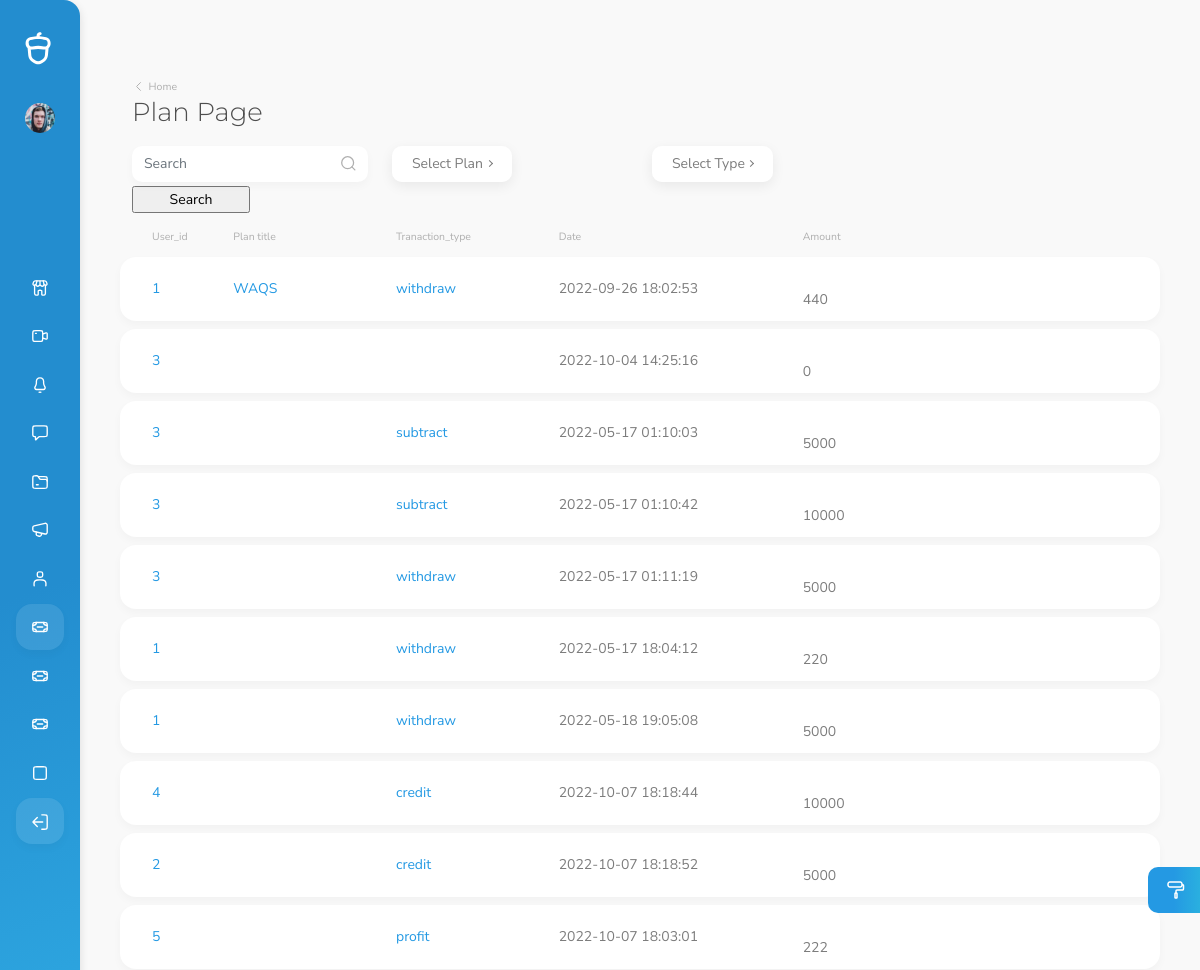
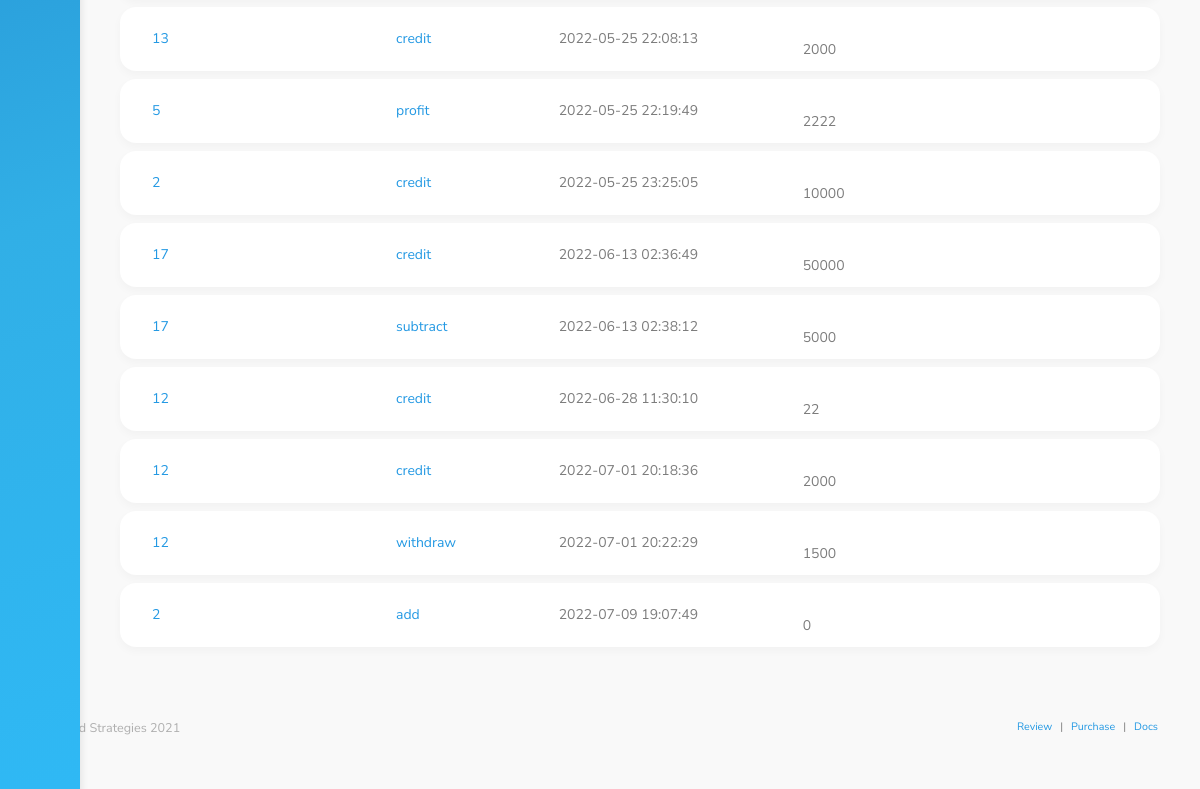
/planpage.php, run on the app's committed database (2 pictures, top to bottom).
### tables this page shows
CREATE TABLE `wallet` (
  `id` int(11) NOT NULL,
  `user_id` int(11) NOT NULL,
  `tranaction_type` enum('add','subtract','withdraw','credit','profit','referal') NOT NULL,
  `time` timestamp NOT NULL DEFAULT current_timestamp() ON UPDATE current_timestamp(),
  `amount` double NOT NULL,
  `image` varchar(250) NOT NULL,
  `status` enum('Pending','Approved','Rejected') NOT NULL,
  `plan_name` varchar(255) DEFAULT NULL
);

### planpage.php (the view, shortened to what this page needs)
<!DOCTYPE html>
<html lang="en" data-footer="true" data-override='{"attributes": {"placement": "vertical", "layout": "boxed" }, "storagePrefix": "ecommerce-platform"}'>
  <head>
  <?php
include 'header.php';
?>
<?php include 'connection.php'; ?>
  </head>
  <body>
    <div id="root">
          <div class="mobile-buttons-container">
            <a href="#" id="mobileMenuButton" class="menu-button">
              <i data-cs-icon="menu"></i>
            </a>
          </div>
        </div>
      <main>
        <div class="container">
        <div class="page-title-container">
            <div class="row g-0">
                <div class="col-auto mb-3 mb-md-0 me-auto">
                    <div class="w-auto sw-md-30">
                        <a href="#" class="muted-link pb-1 d-inline-block breadcrumb-back">
                            <i data-cs-icon="chevron-left" data-cs-size="13"></i>
                            <span class="text-small align-middle">Home</span>
                        </a>
                        <h1 class="mb-0 pb-0 display-4" id="title">Plan Page</h1>
                    </div>
                </div>
                <div
                    class="col-12 col-sm-6 col-md-auto d-flex align-items-end justify-content-end mb-2 mb-sm-0 order-sm-3">
                </div>
            </div>
        </div>
        <div class="row mb-2">
            <div class="col-sm-12 col-md-5 col-lg-3 col-xxl-2 mb-1">
                <div class="d-inline-block float-md-start me-1 mb-1 search-input-container w-100 shadow bg-foreground">
                 <form>
                <input class="form-control" placeholder="Search"/>
                <span class="search-magnifier-icon">
                <i data-cs-icon="search"></i>
                </span>
</form>
                </div>
                <input type="submit" name="filter" class="col-6 btn-" value="Search">
              </div>
              <div class="col-sm-12 col-md-5 col-lg-3 col-xxl-2 mb-1">
                    <div class="dropdown-as-select d-inline-block" data-childSelector="span">
                        <button class="btn p-0 shadow" type="button" data-bs-toggle="dropdown" aria-haspopup="true"
                                aria-expanded="false" data-bs-offset="0,3">
                    <span
                        class="btn btn-foreground-alternate dropdown-toggle"
                        data-bs-toggle="tooltip"
                        data-bs-placement="top"
                        data-bs-delay="0"
                        title="Item Count"
                    >
                    </span>
                        </button>
                    </div>
                        </div>
                        <div class="col-sm-12 col-md-5 col-lg-3 col-xxl-2 mb-1">
                    <div class="dropdown-as-select d-inline-block" data-childSelector="span">
                        <button class="btn p-0 shadow" type="button" data-bs-toggle="dropdown" aria-haspopup="true"
                                aria-expanded="false" data-bs-offset="0,3">
                    <span
                        class="btn btn-foreground-alternate dropdown-toggle"
                        data-bs-toggle="tooltip"
                        data-bs-placement="top"
                        data-bs-delay="0"
                        title="Item Count"
                    >
                    </span>
                        </button>
                    </div>
            </div>
            </div>
        </div>
        <div class="row">
        <?php
                    $sql = "SELECT * FROM wallet";
                    $result = mysqli_query($conn, $sql) or die("Query Un successfully");
                    if(mysqli_num_rows($result) > 0) {
                    ?>
            <div class="col-12 mb-5">
                <div class="card mb-2 bg-transparent no-shadow d-none d-lg-block">
                    <div class="card-body pt-0 pb-0 sh-3">
                        <div class="row g-0 h-100 align-content-center">
                            <div class="col-11 col-lg-1 d-flex align-items-center mb-2 mb-lg-0 text-muted text-small">
                            User_id
                            </div>
                            <div
                                class="col-6 col-lg-2 d-flex align-items-center text-alternate text-medium text-muted text-small">
                                Plan title
                            </div>
                            <div
                                class="col-6 col-lg-2 d-flex align-items-center text-alternate text-medium text-muted text-small">
                                Tranaction_type
                            </div>
                            <div
                                class="col-6 col-lg-3 d-flex align-items-center text-alternate text-medium text-muted text-small">
                                Date
                            </div>
                            <div
                                class="col-6 col-lg-1 d-flex align-items-center text-alternate text-medium text-muted text-small">
                                Amount
                            </div>
                        </div>
                    </div>
                </div>
                <div id="checkboxTable">
                <?php
                while($row = mysqli_fetch_assoc($result)){
                  $uid = $row['user_id'];
                  $sql2 = "SELECT id from users where id = $uid";
                      $result2 = mysqli_query($conn, $sql2);
                      if(mysqli_num_rows($result) > 0){
                    while($row2 = mysqli_fetch_assoc($result2)){
                    ?>
                    <div class="card mb-2">
                        <div class="card-body py-4 py-lg-0 sh-lg-8">
                            <div class="row g-0 h-100 align-content-center">
                                <div
                                    class="col-11 col-lg-1 d-flex flex-column justify-content-center mb-2 mb-lg-0 order-1 order-lg-1 h-lg-100 position-relative">
                                    <a href="#" class="text-truncate h-100 d-flex align-items-center"
                                       data-bs-toggle="modal" ><?php echo $row['user_id'];?></a>
                                </div>
                                <div
                                    class="col-6 col-lg-2 d-flex flex-column justify-content-center mb-2 mb-lg-0 order-1 order-lg-1 h-lg-100 position-relative">
                                    <a href="#" class="text-truncate h-100 d-flex align-items-center"
                                       data-bs-toggle="modal" ><?php echo $row['plan_name'];?></a>
                                </div>
                                <div
                                    class="col-6 col-lg-2 d-flex flex-column justify-content-center mb-2 mb-lg-0 order-1 order-lg-1 h-lg-100 position-relative">
                                    <a href="#" class="text-truncate h-100 d-flex align-items-center"
                                       data-bs-toggle="modal" ><?php echo $row['tranaction_type'];?></a>
                                </div>
                                <div
                                    class="col-6 col-lg-3 d-flex flex-column justify-content-center mb-2 mb-lg-0 order-4 order-lg-3">
                                    <div class="text-alternate"><?php echo $row['time'];?></div>
                                </div>
                                <div
                                    class="col-6 col-lg-2 d-flex flex-column justify-content-center mb-2 mb-lg-0 order-5 order-lg-4">
                                    <div class="text-alternate"><?php echo $row['amount'];?></div>
                                </div>
                            </div>
                        </div>
                    </div>
                      <?php
                    }
                  }
                      }
                      }
                      ?>
        </div>
    </div>
      </main>
      <footer>
        <div class="footer-content">
          <div class="container">
            <div class="row">
              <div class="col-12 col-sm-6">
                <p class="mb-0 text-muted text-medium">Colored Strategies 2021</p>
              </div>
              <div class="col-sm-6 d-none d-sm-block">
                <ul class="breadcrumb pt-0 pe-0 mb-0 float-end">
                  <li class="breadcrumb-item mb-0 text-medium"><a href="#" class="btn-link">Review</a></li>
                  <li class="breadcrumb-item mb-0 text-medium"><a href="#" class="btn-link">Purchase</a></li>
                  <li class="breadcrumb-item mb-0 text-medium"><a href="#" class="btn-link">Docs</a></li>
                </ul>
              </div>
            </div>
          </div>
        </div>
      </footer>
    <button type="button" class="btn settings-button btn-gradient-primary" data-bs-toggle="modal" data-bs-target="#settings" id="settingsButton">
      <i data-cs-icon="paint-roller" class="position-relative"></i>
    </button>
  </body>
</html>

### data on the page
wallet: user "1", plan_name "WAQS", tranaction_type "withdraw", time "2022-09-26 18:02:53", amount "440"
wallet: user "3", time "2022-10-04 14:25:16", amount "0"
wallet: user "3", tranaction_type "subtract", time "2022-05-17 01:10:03", amount "5000"
wallet: user "3", tranaction_type "subtract", time "2022-05-17 01:10:42", amount "10000"
wallet: user "3", tranaction_type "withdraw", time "2022-05-17 01:11:19", amount "5000"
wallet: user "1", tranaction_type "withdraw", time "2022-05-17 18:04:12", amount "220"
wallet: user "1", tranaction_type "withdraw", time "2022-05-18 19:05:08", amount "5000"
wallet: user "4", tranaction_type "credit", time "2022-10-07 18:18:44", amount "10000"
wallet: user "2", tranaction_type "credit", time "2022-10-07 18:18:52", amount "5000"
wallet: user "5", tranaction_type "profit", time "2022-10-07 18:03:01", amount "222"
wallet: user "13", tranaction_type "credit", time "2022-05-25 22:08:13", amount "2000"
wallet: user "5", tranaction_type "profit", time "2022-05-25 22:19:49", amount "2222"
wallet: user "2", tranaction_type "credit", time "2022-05-25 23:25:05", amount "10000"
wallet: user "17", tranaction_type "credit", time "2022-06-13 02:36:49", amount "50000"
wallet: user "17", tranaction_type "subtract", time "2022-06-13 02:38:12", amount "5000"
wallet: user "12", tranaction_type "credit", time "2022-06-28 11:30:10", amount "22"
wallet: user "12", tranaction_type "credit", time "2022-07-01 20:18:36", amount "2000"
wallet: user "12", tranaction_type "withdraw", time "2022-07-01 20:22:29", amount "1500"
wallet: user "2", tranaction_type "add", time "2022-07-09 19:07:49", amount "0"
